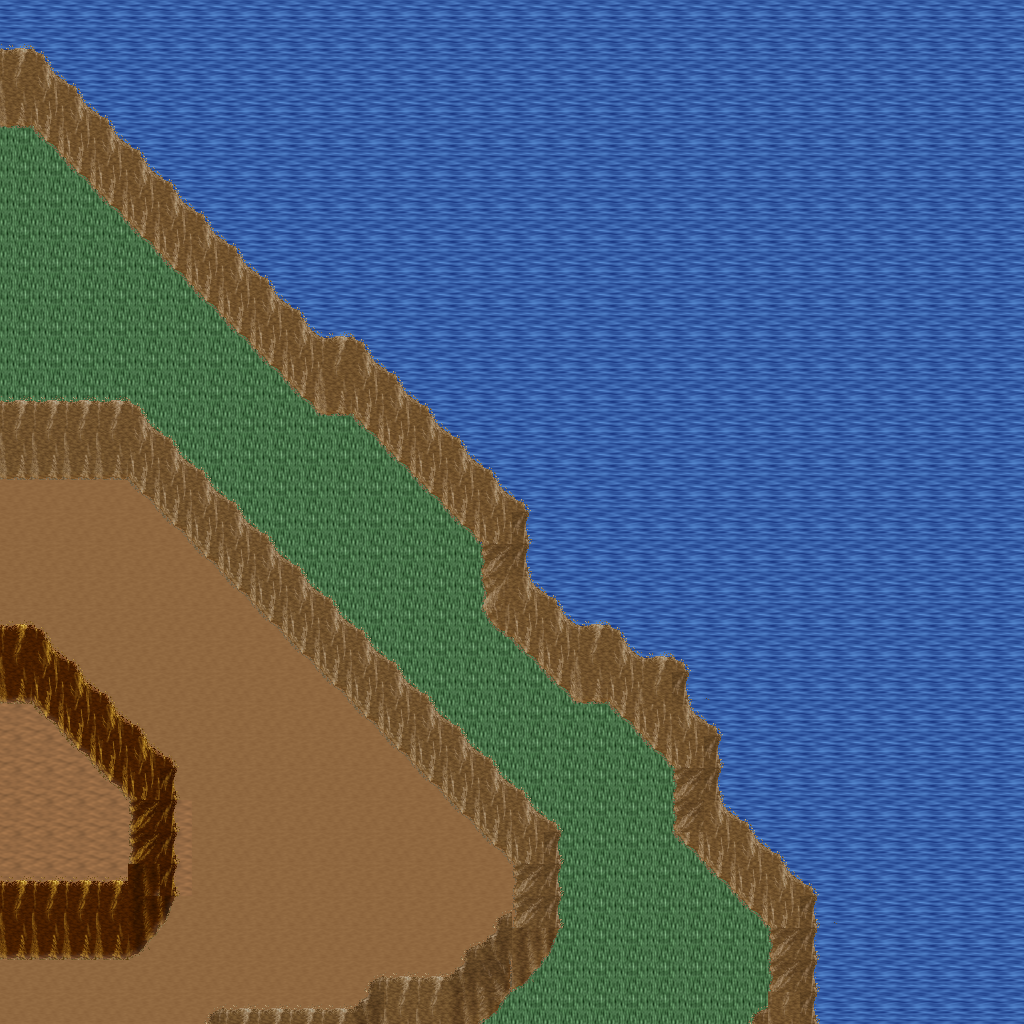

This is a level from a 2D game, rendered from its Tiled map with the project's own tilesets. A one-line summary and the map file follow, with tile-layer data summarised:
An orthogonal 32x32 tile map with 32x32 px tiles, 5 tile layers (Ground, Objects, Objects2, Above, ...), 1 hidden layer not drawn, 29 tilesets.

<map version="1.10" tiledversion="1.11.0" orientation="orthogonal" renderorder="right-down" width="32" height="32" tilewidth="32" tileheight="32" infinite="0" nextlayerid="11" nextobjectid="1">
 <tileset firstgid="1" name="ground_ground" tilewidth="32" tileheight="32" tilecount="33" columns="3">
  <image source="../drawable/ground_ground.png" width="96" height="352" />
 </tileset>
 <tileset firstgid="34" name="ground_water_pool" tilewidth="32" tileheight="32" tilecount="72" columns="3">
  <image source="../drawable/ground_water_pool.png" width="96" height="768" />
 </tileset>
 <tileset firstgid="106" name="ground_earth_edges" tilewidth="32" tileheight="32" tilecount="18" columns="6">
  <image source="../drawable/ground_earth_edges.png" width="192" height="96" />
 </tileset>
 <tileset firstgid="124" name="ground_grass_edges" tilewidth="32" tileheight="32" tilecount="36" columns="12">
  <image source="../drawable/ground_grass_edges.png" width="384" height="96" />
 </tileset>
 <tileset firstgid="160" name="ground_grass_corners" tilewidth="32" tileheight="32" tilecount="24" columns="6">
  <image source="../drawable/ground_grass_corners.png" width="192" height="128" />
 </tileset>
 <tileset firstgid="184" name="ground_water_pool_corners" tilewidth="32" tileheight="32" tilecount="72" columns="3">
  <image source="../drawable/ground_water_pool_corners.png" width="96" height="768" />
 </tileset>
 <tileset firstgid="256" name="furniture_carpet_carpets" tilewidth="32" tileheight="32" tilecount="8" columns="4">
  <image source="../drawable/furniture_carpet_carpets.png" width="128" height="64" />
 </tileset>
 <tileset firstgid="264" name="ground_ridge_earth_dark" tilewidth="32" tileheight="32" tilecount="96" columns="12">
  <image source="../drawable/ground_ridge_earth_dark.png" width="384" height="256" />
 </tileset>
 <tileset firstgid="360" name="ground_ridge_earth_pale" tilewidth="32" tileheight="32" tilecount="96" columns="12">
  <image source="../drawable/ground_ridge_earth_pale.png" width="384" height="256" />
 </tileset>
 <tileset firstgid="456" name="plant_grasses" tilewidth="32" tileheight="32" tilecount="6" columns="3">
  <image source="../drawable/plant_grasses.png" width="96" height="64" />
 </tileset>
 <tileset firstgid="462" name="plant_flower_daisy_red" tilewidth="32" tileheight="32" tilecount="8" columns="2">
  <image source="../drawable/plant_flower_daisy_red.png" width="64" height="128" />
 </tileset>
 <tileset firstgid="470" name="plant_flower_daisy_blue" tilewidth="32" tileheight="32" tilecount="8" columns="2">
  <image source="../drawable/plant_flower_daisy_blue.png" width="64" height="128" />
 </tileset>
 <tileset firstgid="478" name="plant_flower_daisy_yellow" tilewidth="32" tileheight="32" tilecount="8" columns="2">
  <image source="../drawable/plant_flower_daisy_yellow.png" width="64" height="128" />
 </tileset>
 <tileset firstgid="486" name="plant_bush_bushes" tilewidth="32" tileheight="32" tilecount="10" columns="5">
  <image source="../drawable/plant_bush_bushes.png" width="160" height="64" />
 </tileset>
 <tileset firstgid="496" name="furniture_table_long_side_on_pale" tilewidth="32" tileheight="32" tilecount="3" columns="3">
  <image source="../drawable/furniture_table_long_side_on_pale.png" width="96" height="32" />
 </tileset>
 <tileset firstgid="499" name="plant_stump_small_stump" tilewidth="32" tileheight="32" tilecount="4" columns="2">
  <image source="../drawable/plant_stump_small_stump.png" width="64" height="64" />
 </tileset>
 <tileset firstgid="503" name="ground_rock_rocks_2" tilewidth="32" tileheight="32" tilecount="4" columns="2">
  <image source="../drawable/ground_rock_rocks_2.png" width="64" height="64" />
 </tileset>
 <tileset firstgid="507" name="ground_ladder_vertical_dark" tilewidth="32" tileheight="32" tilecount="3" columns="3">
  <image source="../drawable/ground_ladder_vertical_dark.png" width="96" height="32" />
 </tileset>
 <tileset firstgid="510" name="item_statue_green_stone" tilewidth="32" tileheight="32" tilecount="12" columns="4">
  <image source="../drawable/item_statue_green_stone.png" width="128" height="96" />
 </tileset>
 <tileset firstgid="522" name="logic_creature_gnome" tilewidth="32" tileheight="32" tilecount="6" columns="6">
  <image source="../drawable/logic_creature_gnome.png" width="192" height="32" />
 </tileset>
 <tileset firstgid="528" name="logic_creature_animal" tilewidth="32" tileheight="32" tilecount="32" columns="8">
  <image source="../drawable/logic_creature_animal.png" width="256" height="128" />
 </tileset>
 <tileset firstgid="560" name="logic_collision" tilewidth="32" tileheight="32" tilecount="1" columns="1">
  <image source="../drawable/logic_collision.png" width="32" height="32" />
 </tileset>
 <tileset firstgid="561" name="furniture_table_long_front_on_pale" tilewidth="32" tileheight="32" tilecount="3" columns="1">
  <image source="../drawable/furniture_table_long_front_on_pale.png" width="32" height="96" />
 </tileset>
 <tileset firstgid="564" name="furniture_light_flames" tilewidth="32" tileheight="32" tilecount="6" columns="6">
  <image source="../drawable/furniture_light_flames.png" width="192" height="32" />
 </tileset>
 <tileset firstgid="570" name="ground_green_paving" tilewidth="32" tileheight="32" tilecount="18" columns="3">
  <image source="../drawable/ground_green_paving.png" width="96" height="192" />
 </tileset>
 <tileset firstgid="588" name="logic_protection" tilewidth="32" tileheight="32" tilecount="2" columns="2">
  <image source="../drawable/logic_protection.png" width="64" height="32" />
 </tileset>
 <tileset firstgid="590" name="building_castle" tilewidth="32" tileheight="32" tilecount="320" columns="20">
  <image source="../drawable/building_castle.png" width="640" height="512" />
 </tileset>
 <tileset firstgid="910" name="light_yellow_light_5x5" tilewidth="32" tileheight="32" tilecount="25" columns="5">
  <image source="../drawable/light_yellow_light_5x5.png" width="160" height="160" />
 </tileset>
 <tileset firstgid="935" name="logic_creature_human_risecia" tilewidth="32" tileheight="32" tilecount="4" columns="4">
  <image source="../drawable/logic_creature_human_risecia.png" width="128" height="32" />
 </tileset>
 <layer id="1" name="Ground" width="32" height="32">
  <data>[1024 cells, 1024 non-empty, 4 distinct tile ids]</data>
 </layer>
 <layer id="2" name="Objects" width="32" height="32">
  <data>[1024 cells, 246 non-empty, 31 distinct tile ids]</data>
 </layer>
 <layer id="3" name="Objects2" width="32" height="32">
  <data>[1024 cells, 1 non-empty, 1 distinct tile ids]</data>
 </layer>
 <layer id="4" name="Above" width="32" height="32">
  <data>[1024 cells, 0 non-empty, 0 distinct tile ids]</data>
 </layer>
 <layer id="5" name="Above2" width="32" height="32">
  <data>[1024 cells, 0 non-empty, 0 distinct tile ids]</data>
 </layer>
 <layer id="6" name="Walkable" width="32" height="32" visible="0">
  <data>[1024 cells, 677 non-empty, 1 distinct tile ids]</data>
 </layer>
 <objectgroup id="7" name="Mapevents" />
 <objectgroup id="8" name="Spawn" />
 <objectgroup id="9" name="Keys" />
 <objectgroup id="10" name="Replace" />
</map>
